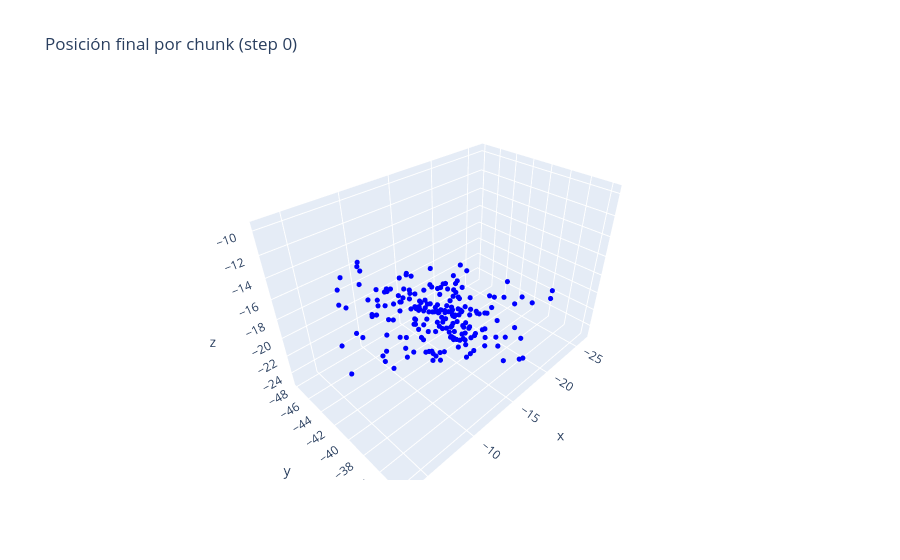

Here is the notebook cell this chart was saved with:
### Code cell
import plotly.express as px




summed = Dataset().filter_by_step(0).filter_only_last_vector().sum_by_chunk().data

fig = px.scatter_3d(summed, x="x", y="y", z="z",
                    title="Posición final por chunk (step 0)")

fig.update_traces(marker=dict(size=3, color="blue"))
fig.show()

### Figure 1 — Plotly figure (JSON) as saved in the notebook; plotly's stock layout.template omitted (floating-point values rounded to 4 significant figures; data arrays with more than 128 entries replaced by an {"elided": "..."} marker saying what was removed)
{"data": [{"hovertemplate": "x=%{x}<br>y=%{y}<br>z=%{z}<extra></extra>", "legendgroup": "", "marker": {"color": "blue", "size": 3, "symbol": "circle"}, "mode": "markers", "name": "", "scene": "scene", "showlegend": false, "type": "scatter3d", "x": {"elided": "200 float values"}, "y": {"elided": "200 float values"}, "z": {"elided": "200 float values"}}], "layout": {"legend": {"tracegroupgap": 0}, "scene": {"domain": {"x": [0, 1], "y": [0, 1]}, "xaxis": {"title": {"text": "x"}}, "yaxis": {"title": {"text": "y"}}, "zaxis": {"title": {"text": "z"}}}, "title": {"text": "Posición final por chunk (step 0)"}}}
